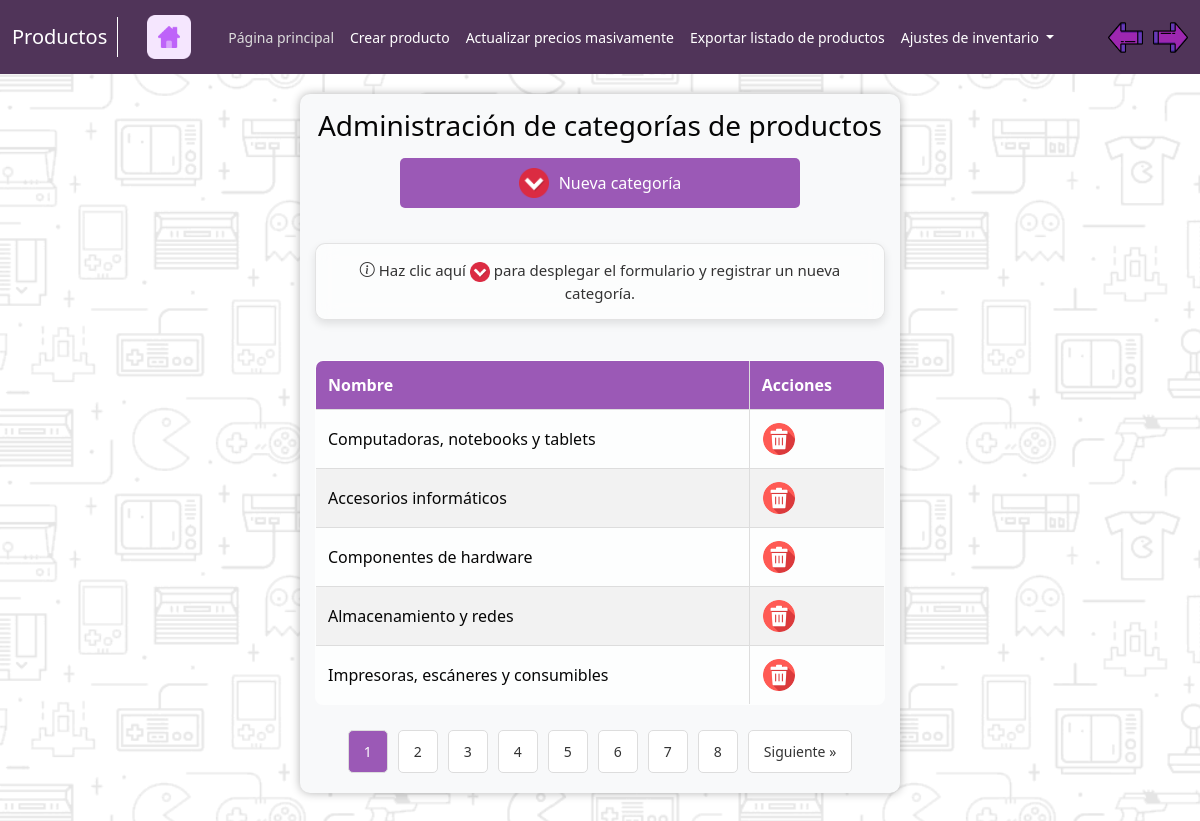
Screenshot of /app/Productos/Categoría/tb_categoria.php (signed in) with the database file from the repository.
### tables this page shows
CREATE TABLE tb_categorias_productos (
    idCategoriaProducto INT PRIMARY KEY AUTO_INCREMENT,
    nombreCategoriaProducto VARCHAR(100)
);

### app/Productos/Categoría/tb_categoria.php (the view, shortened to what this page needs)
<?php
include('../../modelos/conexion.php');
$categoriasPorPagina = 5;
$page = isset($_GET['page']) ? (int)$_GET['page'] : 1;
$offset = ($page - 1) * $categoriasPorPagina;
$total_query = "SELECT COUNT(*) as total FROM tb_categorias_productos";
$total_result = mysqli_query($conection, $total_query);
$total_row = mysqli_fetch_assoc($total_result);
$total_categorias = $total_row['total'];
$total_pages = ceil($total_categorias / $categoriasPorPagina);
$query = "SELECT * FROM tb_categorias_productos LIMIT $categoriasPorPagina OFFSET $offset";
$result = mysqli_query($conection, $query);
?>
<!DOCTYPE html>
<html lang="es">
<head>
    <link rel="stylesheet" href="../../assets/css/style_nav_module.css">
    <link href="https://cdn.jsdelivr.net/npm/bootstrap@5.3.3/dist/css/bootstrap.min.css" rel="stylesheet">
    <link rel="stylesheet" href="https://cdn.jsdelivr.net/npm/bootstrap-icons@1.10.5/font/bootstrap-icons.css">
</head>
<body>
    <?php include('../nav_productos.php'); ?>
    <div id="container">
        <div class="caja">
            <h3>Administración de categorías de productos</h3>
            <button id="btn-administrar" onclick="mostrarFormulario()">
                <img src="../../assets/img/desplegar.png" alt="Icono">
                Nueva categoría
            </button>
            <p class="aviso"><i class="bi bi-info-circle"></i> Haz clic aquí <img src="../../assets/img/desplegar.png" alt="Icono"> para desplegar el formulario y registrar un nueva categoría.</p>
            <table>
                <thead>
                    <tr>
                        <th>Nombre</th>
                        <th>Acciones</th>
                    </tr>
                </thead>
                <tbody>
                    <?php
                    while ($row = mysqli_fetch_assoc($result)) {
                        echo "<tr>";
                        echo "<td>" . htmlspecialchars($row['nombreCategoriaProducto']) . "</td>";
                        echo "<td><button class='btn-eliminar' data-id='" . $row['idCategoriaProducto'] . "'>";
                        echo "<img src='../../assets/img/boton-eliminar.ico' alt='Eliminar'></button></td>";
                        echo "</tr>";
                    }
                    ?>
                </tbody>
            </table>
            <div class="pagination">
                <?php for ($i = 1; $i <= $total_pages; $i++): ?>
                    <a href="?page=<?php echo $i; ?>" <?php if ($i == $page) echo 'class="active"'; ?>><?php echo $i; ?></a>
                <?php endfor; ?>
                <?php if ($page < $total_pages): ?>
                    <a href="?page=<?php echo $page + 1; ?>">Siguiente &raquo;</a>
                <?php endif; ?>
            </div>
        </div>
    </div>
</body>
</html>

### app/Productos/Categoría/tb_categoria.php (style rules this page uses)
html, body { background-image: url('../../assets/img/background-black.png'); min-height: 100%; margin: 0; padding: 0; }
#container { display: flex; justify-content: center; align-items: flex-start; min-height: 100vh; padding: 20px; overflow-y: auto; }
.caja { background-color: #F8F9FA; backdrop-filter: blur(10px); border-radius: 10px; box-shadow: 0 0 10px rgba(0, 0, 0, 0.3); padding: 15px; width: 100%; max-width: 600px; box-sizing: border-box; color: #060606; display: flex; flex-direction: column; justify-content: flex-start; }
h3 { text-align: center; margin-bottom: 15px; }
table { width: 100%; border-collapse: collapse; margin-top: 20px; background-color: rgba(255, 255, 255, 0.8); border-radius: 8px; overflow: hidden; }
table, th, td { border: 1px solid #ddd; }
th, td { padding: 12px; text-align: left; }
th { background-color: #9b59b6; color: #fff; }
tbody tr:nth-child(even) { background-color: #f2f2f2; }
.pagination { margin-top: 20px; text-align: center; display: flex; justify-content: center; flex-wrap: wrap; }
.pagination a { padding: 10px 15px; margin: 5px; border-radius: 5px; border: 1px solid #ddd; color: #333; text-decoration: none; background-color: #fff; font-size: 14px; }
.pagination a.active { background-color: #9b59b6; color: #fff; }
.btn-eliminar { background-color: transparent; border: none; cursor: pointer; padding: 0; margin: 0; }
.btn-eliminar img { width: 34px; height: 34px; }
#btn-administrar { display: flex; align-items: center; justify-content: center; background-color: #9b59b6; color: #fff; padding: 10px 20px; border: none; border-radius: 5px; cursor: pointer; margin-bottom: 15px; width: 100%; max-width: 400px; transition: background-color 0.3s ease; font-size: 16px; text-align: center; margin-left: auto; margin-right: auto; }
#btn-administrar img { width: 30px; height: 30px; margin-right: 10px; vertical-align: middle; }
.aviso { text-align: center; font-size: 15px; color: #333; margin: 20px 0; padding: 15px; background-color: rgba(255, 255, 255, 0.6); border: 1px solid rgba(0, 0, 0, 0.1); border-radius: 10px; box-shadow: 0px 4px 8px rgba(0, 0, 0, 0.1); backdrop-filter: blur(10px); font-weight: 500; }
.aviso img { width: 20px; height: 20px; vertical-align: middle; }

### rows the page displays
tb_categorias_productos: nombreCategoriaProducto "Computadoras, notebooks y tablets"
tb_categorias_productos: nombreCategoriaProducto "Accesorios informáticos"
tb_categorias_productos: nombreCategoriaProducto "Componentes de hardware"
tb_categorias_productos: nombreCategoriaProducto "Almacenamiento y redes"
tb_categorias_productos: nombreCategoriaProducto "Impresoras, escáneres y consumibles"
